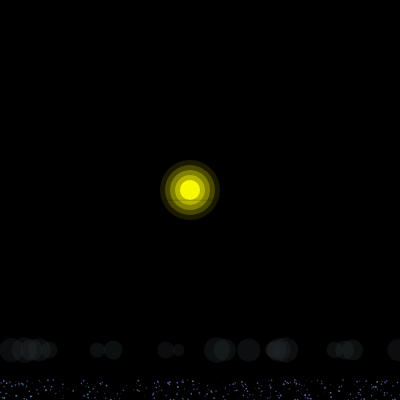
Frame 1 (no input)
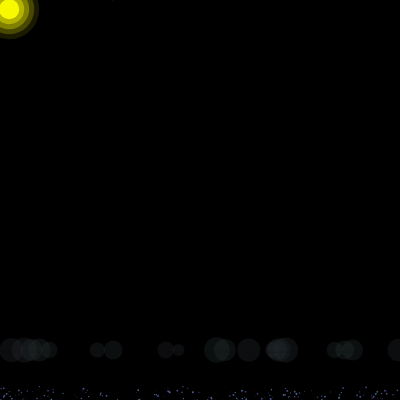
Frame 60 (no input)
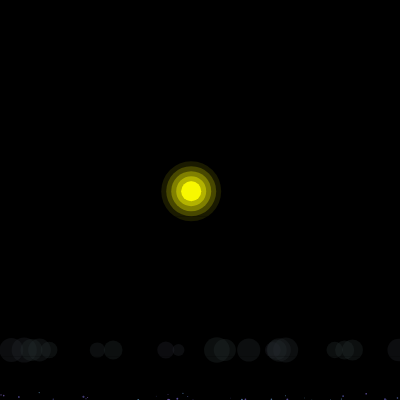
Frame 120 (the mouse pressed at the canvas centre since frame 60)

The p5.js sketch that drew these frames (run headless with seeded random() and noise() and a simulated clock; from frame 60 on, the mouse is pressed at the canvas centre):

// p5.js sketch
// ── sketch.js
let crystals = [];
let orb;
let caveDepth = 0;
let depthDirection = 1;
let particles = [];

function setup() {
  createCanvas(400, 400);
  colorMode(HSB, 360, 100, 100, 1);
  
  // Create stalactites
  for (let i = 0; i < 20; i++) {
    crystals.push({
      x: random(width),
      y: random(-50, -10),
      size: random(5, 15),
      hue: random(180, 240),
      speed: random(0.01, 0.03),
      pulse: 0,
      pulseSpeed: random(0.02, 0.05)
    });
  }
  
  // Create glowing orb
  orb = {
    x: width/2,
    y: height/2,
    size: 20,
    hue: 60,
    saturation: 100,
    brightness: 100
  };
  
  // Create particles for cave floor
  for (let i = 0; i < 300; i++) {
    particles.push({
      x: random(width),
      y: height + random(-20, 0),
      size: random(0.5, 2),
      hue: random(200, 260),
      speed: random(0.1, 0.3)
    });
  }
}

function draw() {
  background(0);
  
  // Cave depth animation
  caveDepth += depthDirection * 0.2;
  if (caveDepth > 20 || caveDepth < -20) {
    depthDirection *= -1;
  }
  
  // Draw particles on floor
  for (let p of particles) {
    fill(p.hue, 50, 80, 0.7);
    noStroke();
    ellipse(p.x, p.y, p.size);
    
    p.y += p.speed;
    if (p.y > height + 20) {
      p.y = -20;
      p.x = random(width);
    }
  }
  
  // Draw crystals
  for (let c of crystals) {
    c.pulse += c.pulseSpeed;
    
    let pulseSize = sin(c.pulse) * 2;
    let brightness = 80 + sin(c.pulse) * 20;
    
    fill(c.hue, 80, brightness, 0.9);
    noStroke();
    
    // Draw crystal shape
    push();
    translate(c.x, c.y);
    rotate(frameCount * 0.01);
    
    beginShape();
    for (let i = 0; i < 6; i++) {
      let angle = TWO_PI / 6 * i;
      let x = cos(angle) * (c.size + pulseSize);
      let y = sin(angle) * (c.size + pulseSize);
      vertex(x, y);
    }
    endShape(CLOSE);
    
    // Add inner glow
    fill(c.hue, 100, 100, 0.3);
    ellipse(0, 0, c.size * 0.8 + pulseSize * 0.5);
    
    pop();
    
    // Move crystal down
    c.y += c.speed;
    if (c.y > height + 50) {
      c.y = random(-50, -10);
      c.x = random(width);
    }
  }
  
  // Draw orb that follows mouse
  let targetX = mouseX;
  let targetY = mouseY;
  
  orb.x += (targetX - orb.x) * 0.05;
  orb.y += (targetY - orb.y) * 0.05;
  
  fill(orb.hue, orb.saturation, orb.brightness, 0.8);
  noStroke();
  ellipse(orb.x, orb.y, orb.size);
  
  // Add glow effect to orb
  for (let i = 0; i < 5; i++) {
    let alpha = 0.1 * (5 - i);
    fill(orb.hue, orb.saturation, orb.brightness, alpha);
    ellipse(orb.x, orb.y, orb.size + i * 10);
  }
  
  // Create shadows from crystals
  for (let c of crystals) {
    let shadowX = c.x;
    let shadowY = height - 50;
    
    fill(c.hue, 20, 20, 0.3);
    noStroke();
    ellipse(shadowX, shadowY, c.size * 2);
  }
  
  // Animate cave depth effect
  for (let i = 0; i < 10; i++) {
    let y = height/2 + caveDepth + i * 20;
    if (y > 0 && y < height) {
      stroke(0, 0, 0, 0.2);
      line(0, y, width, y);
    }
  }
}
